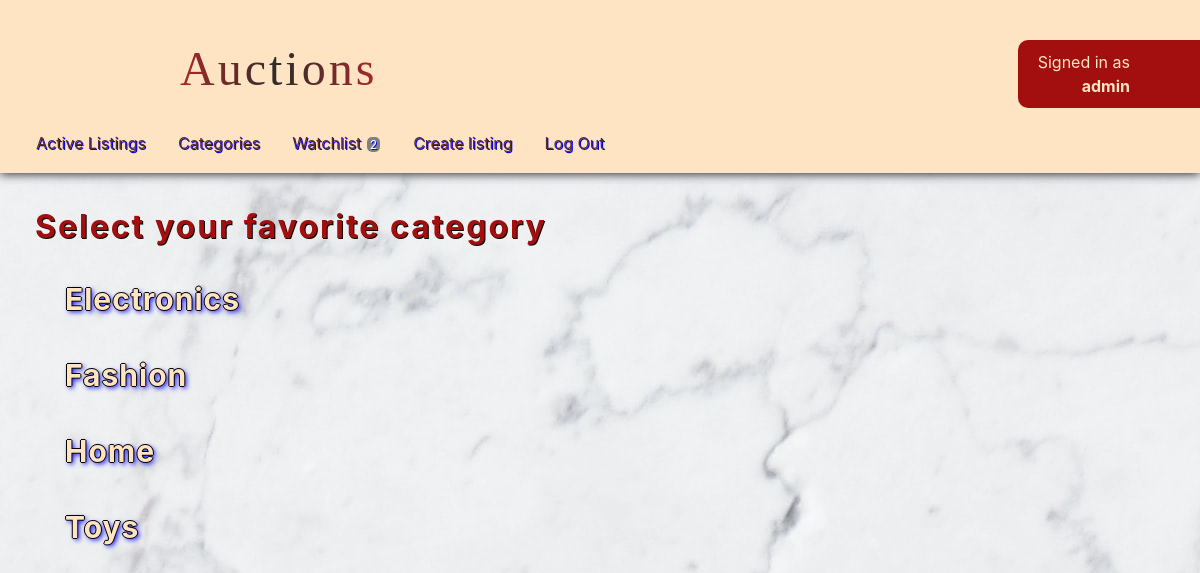
The page /categories (signed in) on the database its author committed.
### auctions/models.py (models this page shows, shortened)
class User(AbstractUser):
    pass

class Category(models.Model):
    category = models.CharField(max_length=32)
    class Meta:
        ordering = ["category"]

### auctions/views.py (the view)
# urls.py: path("categories", views.categories, name="categories"),
def categories(request):
    user = request.user
    count = util.watchlist_count(user)
    categories = Category.objects.all()
    return render(request, "auctions/categories.html", {
        "count": count,
        "categories": categories
    })

### auctions/util.py (called while the page is built)
def watchlist_count(user):
    user_check = User.objects.filter(username=user)
    if user_check.exists():
        user = User.objects.get(username=user)
        user_id = int(user.id)
        instance = Watcher.objects.filter(user_id=user_id)
        if instance.exists():
            watcher = Watcher.objects.get(user_id=user_id)
            count = watcher.listings.filter(status=True).count()
            return count
        else:
            return None
    return None

### auctions/templates/auctions/categories.html (shortened to what this page needs)
{% extends "auctions/layout.html" %} {% block body %}
<div class="sub-body">
  <h2>Select your favorite category</h2>
  {% for category in categories %}
  <div class="category">
    <a href="category/{{ category.id }}">
      <h3>{{ category.category }}</h3>
    </a>
  </div>
  {% endfor %} {% endblock %}

### auctions/templates/auctions/layout.html (shortened to what this page needs)
{% load static %}
<!DOCTYPE html>
<html lang="en">
  <head>
    <link
      rel="stylesheet"
      href="https://stackpath.bootstrapcdn.com/bootstrap/4.4.1/css/bootstrap.min.css"
    />
    <link href="{% static 'auctions/styles.css' %}" rel="stylesheet" />
  </head>
  <body>
    <div class="nav_div">
      <div class="signed_div">
        <div class="frame_div">
          <iframe
            src="https://giphy.com/embed/XgfBSOF9E3YrBCOkO6"
            frameborder="0"
            class="giphy-embed"
          ></iframe>
        </div>
        <h1>Auctions</h1>
        <div class="user-div">
          {% if user.is_authenticated %} Signed in as
          <strong>{{ user.username }}</strong>
          {% else %} Not signed in.
          {% endif %}
        </div>
      </div>
    </div>
    <div class="nav">
      <li class="nav-item">
        <a class="nav-link" href="{% url 'index' %}">Active Listings</a>
      </li>
      {% if user.is_authenticated %}
      <li class="nav-item">
        <a class="nav-link" href="{% url 'categories' %}">Categories</a>
      </li>
      <li class="nav-item">
        <a class="nav-link" href="{% url 'watchlist' %}"
          >Watchlist {% if count %}
          <span class="watchlist_span">{{ count }}</span>
          {% endif %}
        </a>
      </li>
      <li class="nav-item">
        <a class="nav-link" href="{% url 'createlisting' %}">Create listing</a>
      </li>
      <li class="nav-item">
        <a class="nav-link" href="{% url 'logout' %}">Log Out</a>
      </li>
      {% endif %}
    </div>
    {% block body %} {% endblock %}
  </body>
</html>

### auctions/static/auctions/styles.css (style rules this page uses)
body { background: url("bg.jpg") repeat right top; background-attachment: fixed; }
a { text-decoration: none; }
h1 { margin: 30px 150px 0; font-family: "Cinzel Decorative", cursive; font-size: 3em; letter-spacing: 3px; background: linear-gradient( to right, rgb(167, 41, 41), rgb(45, 44, 44), rgb(167, 41, 41) ); -webkit-background-clip: text; -webkit-text-fill-color: transparent; }
h2 { color: rgb(163, 15, 15); margin-bottom: 15px; font-weight: bold; display: inline-block; text-shadow: 1px 1px black; letter-spacing: 2px; }
h3 { display: inline-block; margin-bottom: 20px; font-size: 30px; font-weight: bold; color: bisque; text-shadow: -1px 0px black, 1px 0px black, 0px 1px black, 0px -1px black, 2px 2px 5px blue; transition: font-size 1s; transition-timing-function: ease-out; text-decoration: none; letter-spacing: 1px; }
.giphy-embed { width: 200%; height: 200%; position: absolute; }
.frame_div { width: 5%; height: 0; padding-bottom: 3%; position: absolute; }
.nav { padding: 10px 20px; background-color: bisque; box-shadow: 0 1px 10px; position: sticky; top: 0; z-index: 1; }
.nav_div { padding: 10px 30px 0px; background-color: bisque; position: relative; z-index: 2; }
.user-div { display: flex; float: right; flex-direction: column; text-align: end; justify-content: center; align-content: center; background-color: rgb(163, 15, 15); margin: 30px -30px 5px 0; padding: 10px 70px 10px 20px; border-top-left-radius: 10px; border-bottom-left-radius: 10px; color: bisque; }
.signed_div { display: flex; justify-content: space-between; align-content: stretch; }
.nav-link { color: rgb(91, 44, 44); text-shadow: 1px 1px blue; transition: 1s; }
.sub-body { padding: 35px; position: relative; z-index: 0; }
.category { margin: 20px 30px; }
.watchlist_span { background-color: gray; color: white; padding: 0px 3px; margin: 1px; border-radius: 5px; font-size: 12px; }

### rows shown on the page
User: username "admin"
Category: category "Electronics"
Category: category "Fashion"
Category: category "Home"
Category: category "Toys"

### other values the page prints
{{ count }} "2"
